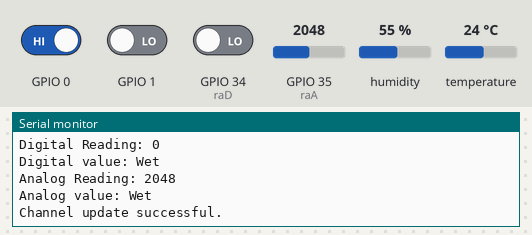
Bench run of a sketch on a simulated ESP32. Shown: the last lines printed to the serial monitor. The inputs (shaded band) are chosen by the test bench; at power-on: GPIO 35 (raA) = 2048, GPIO 0 HIGH, humidity 55 %, GPIO 34 (raD) LOW, temperature 24 °C, GPIO 1 LOW. WiFi joins after 1.5 s; servers stay silent unless stated.

Above: at 3.7 s.
3.8 s: GPIO 35 (raA) set to 4095
At 4.14 s:
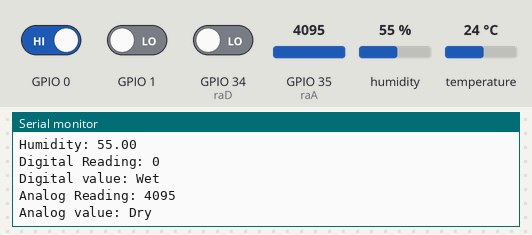
6.3 s: GPIO 0 driven LOW
9.0 s: humidity set to 22 %
At 10.2 s:
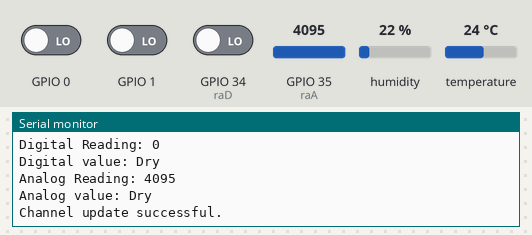
10.5 s: GPIO 34 (raD) driven HIGH
12.0 s: temperature set to 12 °C
At 12.37 s:
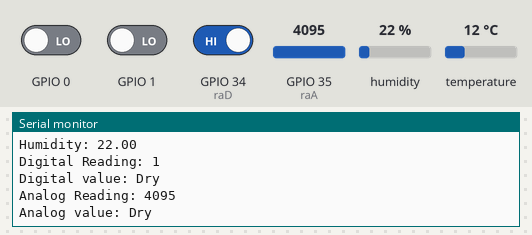
13.5 s: GPIO 35 (raA) set to 3603
At 14.2 s:
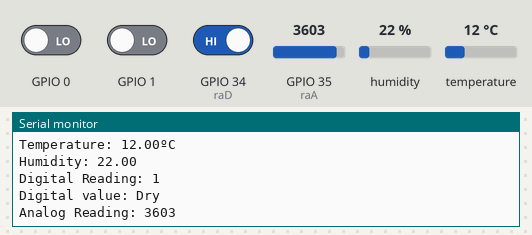
Timing chart, 0 to 16.0 s (numbered marks = the images above; inputs shaded):
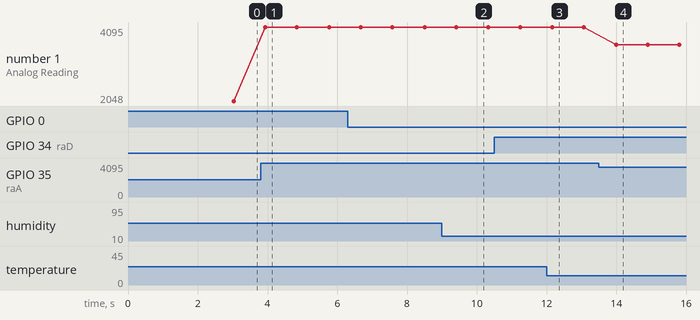

Measured:
- after the input at 3.8 s, the serial monitor: prints a new line after 0.13 s (image 1)
- after the input at 13.5 s, the serial monitor: prints a new line after 0.50 s (image 4)
- plotted number 1: 2048 → 4095 after the input at 3.8 s, 4095 → 3603 after the input at 13.5 s

The sketch:

rainMonitor.ino
```cpp
//15VEXCVG34M4TSBC
#ifdef __cplusplus
extern "C" {
#endif
uint8_t temprature_sens_read();
#ifdef __cplusplus
}
#endif

uint8_t temprature_sens_read();
// ------header files----
#include <WiFi.h>
#include "DHT.h"
#include "ThingSpeak.h"

//-----network credentials
char* ssid = "GalaxyM31a"; //enter SSID
char* passphrase = "12345678"; // enter the password
WiFiServer server(80);
WiFiClient client;


//-----ThingSpeak channel details
unsigned long myChannelNumber = 2;
const char * myWriteAPIKey = "15VEXCVG34M4TSBC";

//----- Timer variables
unsigned long lastTime = 0;
unsigned long timerDelay = 100;

//----DHT declarations
#define DHTPIN 33 // Digital pin connected to the DHT sensor
#define DHTTYPE DHT11 // DHT 11
#define raD 34
#define raA 35


// Initializing the DHT11 sensor.
DHT dht(DHTPIN, DHTTYPE);

void setup(){
  Serial.begin(115200); //Initialize serial
  pinMode(raD, INPUT);
  pinMode(raA, INPUT);
  delay(1000);
  Serial.print("Connecting to ");
  Serial.println(ssid);
  WiFi.begin(ssid, passphrase);
  while (WiFi.status() != WL_CONNECTED) {
  delay(500);
  Serial.print(".");
}

// Print local IP address and start web server
Serial.println("");
Serial.println("WiFi connected.");
Serial.println("IP address: ");
Serial.println(WiFi.localIP());
server.begin();

//----Initialize dht11
dht.begin();
ThingSpeak.begin(client); // Initialize ThingSpeak
}

void loop(){
  if ((millis() - lastTime) > timerDelay)
{
delay(500);
// Reading temperature or humidity takes about 250 milliseconds!
float h = dht.readHumidity();

// Read temperature as Celsius (the default)
float t = dht.readTemperature();
float f = dht.readTemperature(true);

//Read rain sensor data
int rd = digitalRead(raD);
int ra = analogRead(raA);

if (isnan(h) || isnan(t) || isnan(f)) {
Serial.println(F("Failed to read from DHT sensor!"));
return;
}

Serial.print("Temperature: ");
Serial.print(t);
Serial.println("ºC");

Serial.print("Humidity: ");
Serial.println(h);

    // RS
    Serial.print("Digital Reading: ");
    Serial.println(rd);
    if(digitalRead(rd) == 1)
      {
        Serial.println("Digital value: Wet");
      }
    else
      {
        Serial.println("Digital value: Dry");
      }
    Serial.print("Analog Reading: ");
    Serial.println(ra);
    if (ra >= 4090)
      {
        Serial.println("Analog value: Dry");
      }
    if (ra <= 2900)
      {
        Serial.println("Analog value: Wet");
      }

    Serial.println("");


ThingSpeak.setField(1, h);
ThingSpeak.setField(2, t);
ThingSpeak.setField(3, rd);
ThingSpeak.setField(4, ra);

// Write to ThingSpeak. There are up to 8 fields in a channel, allowing you to store up to 8 different
// pieces of information in a channel. Here, we write to field 1.
int x = ThingSpeak.writeFields(myChannelNumber,myWriteAPIKey);
if(x == 200){
Serial.println("Channel update successful.");
}
else{
//Serial.println("Problem updating channel. HTTP error code " + String(x));
Serial.println(". . .");
}
lastTime = millis();
  }
}
```
